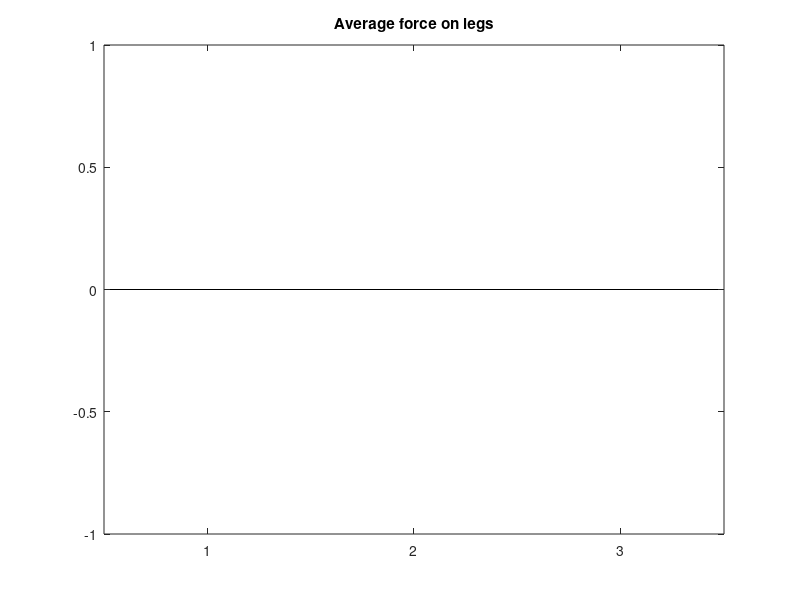

Recreate this plot in MATLAB.
%% read in data
Zach_mass=125*0.453;
Harman_mass=110*0.453;
time_rate=0.01;
%%
% to test for diffrent subjects, change files dir + dat_file dir + modify
% the mass
% subject 1 is zach and subject 2 is harman
files = dir('subject_2/*.csv');

results=zeros(6,3);
resultant_forces=zeros(6,1);
resultant_forces_maximum=zeros(6,1);
resultant_forces_minimum=zeros(6,1);
mass=Harman_mass;
for num=1:length(files)
    dat_file=readmatrix(strcat('subject_2/',files(num).name)); 
    dat_file = fillmissing(dat_file,'linear');
    SACR_data=dat_file(1:end,72:77);
    SACR_COM_X=(SACR_data(:,1)+SACR_data(:,4))/2;
    SACR_COM_Y=(SACR_data(:,2)+SACR_data(:,5))/2;
    SACR_COM_Z=(SACR_data(:,3)+SACR_data(:,6))/2;   
    V_COM=zeros(length(SACR_COM_X)-1,3);
    A_COM=zeros(length(V_COM)-1,3);
    for i=1:length(SACR_COM_X)-1
        V_COM(i,1)=(SACR_COM_X(i+1)-SACR_COM_X(i))/time_rate;
        V_COM(i,2)=(SACR_COM_Y(i+1)-SACR_COM_Y(i))/time_rate;
        V_COM(i,3)=(SACR_COM_Z(i+1)-SACR_COM_Z(i))/time_rate;
    end
    for j=1:length(V_COM)-1
        A_COM(j,1)= V_COM(j+1,1)-V_COM(j,1)/time_rate;
        A_COM(j,2)= V_COM(j+1,2)-V_COM(j,2)/time_rate;
        A_COM(j,3)= V_COM(j+1,3)-V_COM(j,3)/time_rate;  
    end
    
    for i=1:length(A_COM)
        resultant_acceleration(i)=sqrt((A_COM(i,1)^2)+(A_COM(i,2)^2)+(A_COM(i,3)^2));
    end
    Forces=(resultant_acceleration.*mass)*0.001;
    resultant_forces_maximum(num,1)=max(Forces);
    resultant_forces_minimum(num,1)=min(Forces);
    
    Forces_XYZ=mean(A_COM.*mass)*0.001;
    Forces_result=sqrt((Forces_XYZ(1))^2+(Forces_XYZ(2))^2+(Forces_XYZ(3))^2);
    results(num,:)=Forces_XYZ;
    resultant_forces(num,1)=Forces_result;
    
    
    
end
mean_minimum_forces=zeros(3,1);
mean_maximum_forces=zeros(3,1);

mean_resultant_forces=zeros(3,1);
std_deviation_forces=zeros(3,1);
for number=1:(length(resultant_forces)/2)
    index=number*2;
    mean_value=(resultant_forces(index-1)+resultant_forces(index))/2;
    mean_minimum_forces(number)=(resultant_forces_minimum(index-1)+resultant_forces_minimum(index))/2;
    mean_maximum_forces(number)=(resultant_forces_maximum(index-1)+resultant_forces_maximum(index))/2;
    vec=[resultant_forces(index-1),resultant_forces(index)];
    std_force=std(vec);
    mean_resultant_forces(number)=mean_value;
    std_deviation_force(number)=std_force;
end

mean_minimum_forces=(mean_minimum_forces/2);
%% bar plot

x=['Normal Gait','Fast Gait','Fast Gait No hands'];
bar(mean_resultant_forces);
hold on
%error_high=[];
%er = errorbar(x,std_deviation_force); 
title('Average force on legs')


%% 
% get resultant accelerati